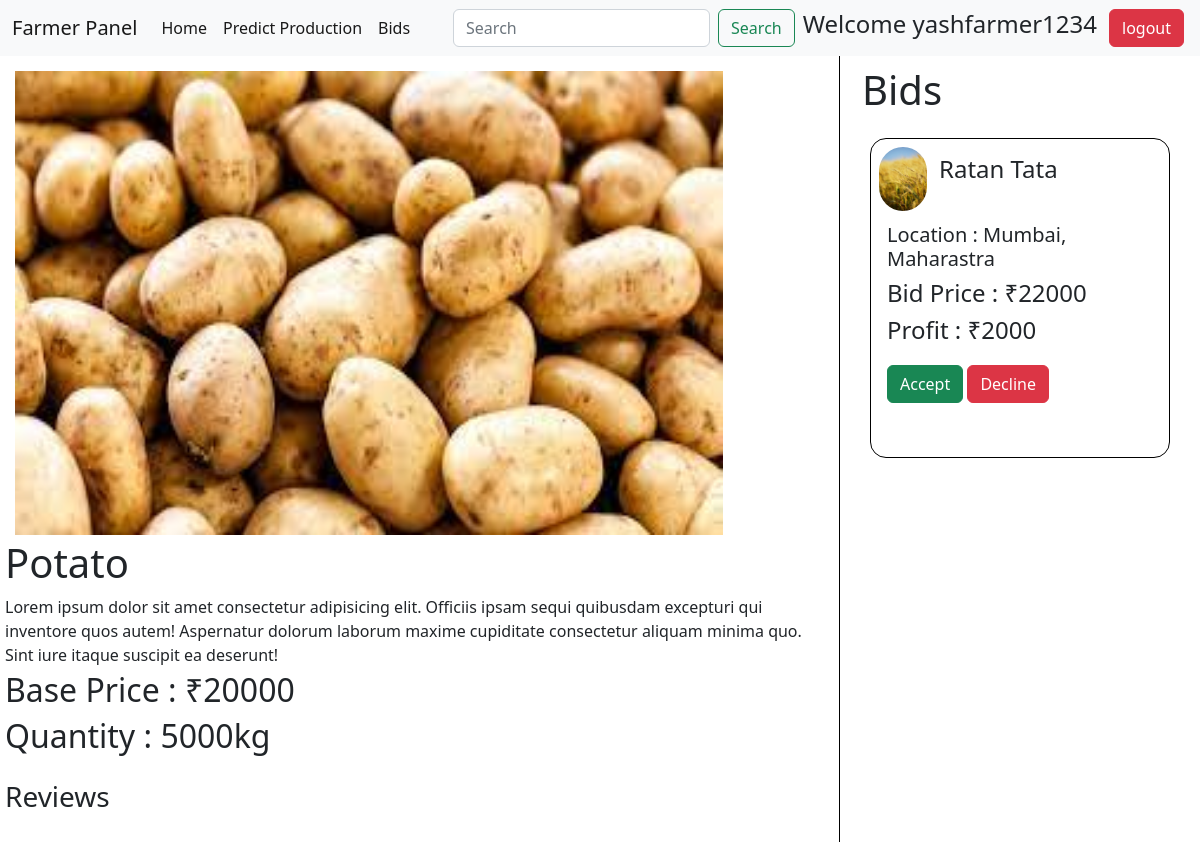
The page /farmer/crop/6/ (signed in) on the database its author committed.
### farmer/models.py (models this page shows, shortened)
class Product(models.Model):
    id = models.AutoField(primary_key=True)
    farmer = models.ForeignKey(UserProfile,on_delete = models.CASCADE)
    crop_img = models.ImageField(upload_to="crop_img")
    crop_name = models.CharField(max_length=150)
    quantity = models.PositiveIntegerField()
    price = models.PositiveBigIntegerField()

class Bid(models.Model):
    id = models.AutoField(primary_key=True)
    customer = models.ForeignKey(UserProfile,on_delete = models.CASCADE,related_name="bid_coustmer")
    crop = models.ForeignKey(Product,on_delete=models.CASCADE,null=True,blank=True)
    status = models.CharField(choices = status_choice,max_length=20)
    bid_price = models.PositiveIntegerField()
    def __str__(self):
        return f"Bid by {self.customer.user.username}"
    @property
    def profit(self):
        return self.bid_price - self.crop.price

### account/models.py (models this page shows, shortened)
class UserProfile(models.Model):
    id = models.AutoField(primary_key=True)
    user = models.ForeignKey(User,on_delete = models.CASCADE)
    user_type = models.CharField(choices=user_type_choices,max_length = 10)
    address = models.ForeignKey(Address,on_delete = models.CASCADE)
    contact_no = models.PositiveIntegerField()

class Address(models.Model):
    id = models.AutoField(primary_key = True)
    pincode = models.IntegerField(blank=True, null=True)
    city = models.CharField(choices=city_choices,max_length=70,blank=True, null=True,)
    state = models.CharField(choices=State_choices,max_length=70,blank=True, null=True)
    landmark = models.CharField(max_length=70)

### farmer/views.py (the view)
# urls.py: path("crop/<int:pk>/",cropDetail)
def cropDetail(request,pk):
    crop = Product.objects.get(pk = pk)
    farmer = UserProfile.objects.get(user = request.user)
    bids = []
    for b in Bid.objects.filter(crop = crop):
        if b.crop.farmer.user.username == farmer.user.username:
            bids.append(b)
    print(bids)
    context = {'crop':crop,'bids':bids}
    return render(request,"cropDetail.html",context=context)

### templates/cropDetail.html (shortened to what this page needs)
{% extends 'farmerbase.html' %}
{% block body %}
    <div class="main-container">
        <div class="right">
            <img src="{{crop.crop_img.url}}" alt="">
            <h1 class="my-1">{{crop.crop_name}}</h1>
            <p class="my-1">Lorem ipsum dolor sit amet consectetur adipisicing elit. Officiis ipsam sequi quibusdam excepturi qui inventore quos autem! Aspernatur dolorum laborum maxime cupiditate consectetur aliquam minima quo. Sint iure itaque suscipit ea deserunt!</p>
            <h2 id="price-heading">Base Price : ₹{{crop.price}}</h2>
            <h2>Quantity : {{crop.quantity}}kg</h2>
            <h3 class="my-3">Reviews</h3>
        </div>
        <div class="left">
            <h1>Bids</h1>
            {% for b in bids  %}
            <div class="my-3 bids-card">
                <div class="user-info">
                    <img class="mx-2 my-2" src="/static/predictpage.jpeg" alt="">
                    <h4 class="mx-1 my-3">{{b.customer.user.first_name}} {{b.customer.user.last_name}}</h4>
                </div>
                <h5 class="mx-3 my-1">Location : {{b.customer.address.city}}, {{b.customer.address.state}}</h5>
                <h4 class="mx-3 my-1">Bid Price : ₹{{b.bid_price}}</h4>
                <h4 class="mx-3 my-1">Profit : ₹{{b.profit}}</h4>
                <div class="mx-3 my-3 btns">
                    <button class="btn btn-success">Accept</button>
                    <button class="btn btn-danger">Decline</button>
                </div>
            </div>
            {% endfor %}
        </div>
    </div>
{% endblock body %}

### templates/farmerbase.html (shortened to what this page needs)
<!DOCTYPE html>
<html lang="en">
<head>
    <link href="https://cdn.jsdelivr.net/npm/bootstrap@5.2.0/dist/css/bootstrap.min.css" rel="stylesheet">
</head>
<body>
    <nav class="navbar navbar-expand-lg bg-light">
        <div class="container-fluid">
          <a class="navbar-brand" href="/farmer/page">Farmer Panel</a>
          <div class="collapse navbar-collapse" id="navbarSupportedContent">
            <ul class="navbar-nav me-auto mb-2 mb-lg-0">
              <li class="nav-item">
                <a class="nav-link active" aria-current="page" href="/farmer/page">Home</a>
              </li>
              <li class="nav-item">
                <a class="nav-link active" aria-current="page" href="/farmer/predict">Predict Production</a>
              </li>
              <li class="nav-item">
                <a class="nav-link active" aria-current="page" href="/farmer/bids">Bids</a>
              </li>
            </ul>
            <form class="d-flex" role="search">
              <input class="form-control me-2" type="search" placeholder="Search" aria-label="Search">
              <button class="btn btn-outline-success" type="submit">Search</button>
            </form>
            {% if user.is_authenticated %}
              <h4 class="mx-2">Welcome {{user.username}}</h4>
              <form class="d-flex">
                <a class="btn btn-danger mx-1" href="/account/logout" type="submit">logout</a>
              </form>
            {% endif %}
          </div>
        </div>
      </nav>
      {% block body %}{% endblock body %}
</body>
</html>

### templates/cropDetail.html (style rules this page uses)
.main-container { width: 100vw; height: 100vh; display: flex; }
.right { width: 70%; height: 100vh; display: flex; flex-direction: column; padding: 5px; border-right: 1px solid black; }
.right img { margin-top: 10px; margin-left: 10px; width: 59vw; height: 58vh; }
.left { width: 30%; height: 100vh; display: flex; flex-direction: column; padding: 10px; overflow-y: scroll; }
.left h1 { margin-left: 1vw; }
.bids-card { width: 25vw; height: 40vh; border: 1px solid black; display: flex; border-radius: 1rem; flex-direction: column; align-self: center; }
.user-info { width: 30vw; height: auto; display: flex; }
.user-info img { width: 4vw; height: 8vh; border-radius: 15rem; }

### rows shown on the page
Product: crop_img (picture), crop_name "Potato", price "20000", quantity "5000"
Bid: customer.user.first_name "Ratan", customer.user.last_name "Tata", customer.address.city "Mumbai", customer.address.state "Maharastra", bid_price "22000", profit "2000"

### other values the page prints
{{ user.username }} "yashfarmer1234"
